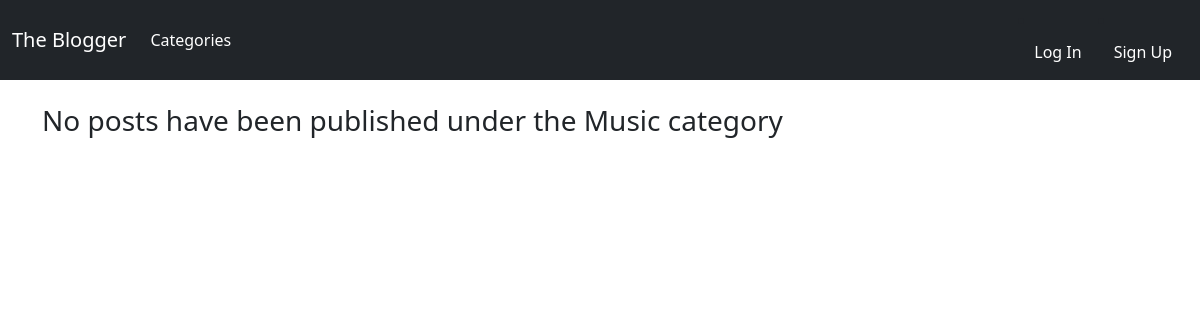
The page /category/music/ on the database as committed earlier.
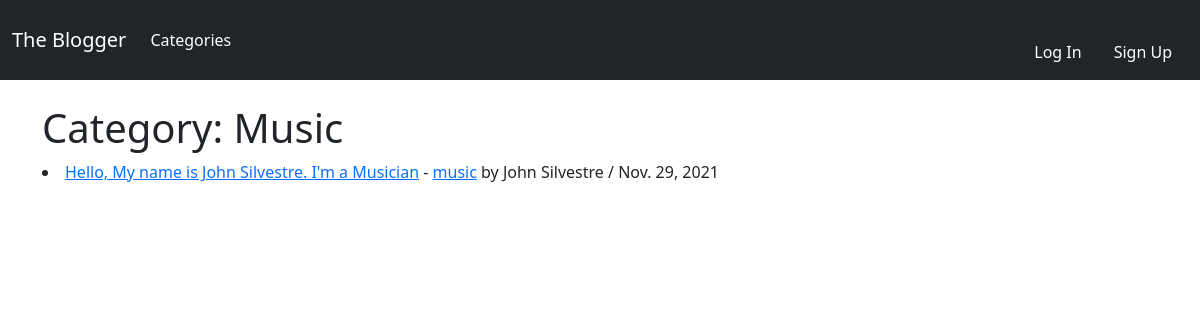
The same page on the database as committed later.
### blogfeed/models.py (models this page shows, shortened)
class Post(models.Model):
    title = models.CharField(max_length=255)
    title_tag = models.CharField(max_length=255, default="the blogger")
    post_date = models.DateField(auto_now_add=True)
    author = models.ForeignKey(User, on_delete=models.CASCADE)
    body = RichTextField(blank=True, null=True)
    date_added = models.DateTimeField(auto_now_add=True)
    category = models.CharField(max_length=255, default='uncategorized')
    likes = models.ManyToManyField(User, related_name='blog_post')

### blogfeed/views.py (the view)
# urls.py: path('category/<str:category_name>/', CategoryView, name='category'),
def CategoryView(request, category_name):
    category_posts = Post.objects.filter(
        category=category_name.replace('-', ' '))
    return render(request, 'categories.html', {'category_name': category_name.replace('-', ' ').title(), 'category_posts': category_posts})

### blogfeed/templates/categories.html (shortened to what this page needs)
{% extends 'base.html' %}
{% block content %}
{% if category_posts %}
<h1>Category: {{ category_name }}</h1>
{% for post in category_posts %}
<li>
  <a href="{% url 'post_details' post.pk %}">{{ post.title }}</a>
  -
  <a href="{% url 'category' post.category %}">{{ post.category }}</a>
  by {{ post.author.first_name }} {{ post.author.last_name }} / {{ post.post_date }}
</li>
{% endfor%}
{% else %}
<h3> No posts have been published under the {{ category_name }} category </h3>
{% endif %}
{% endblock %}

Rows that differ between the two databases and show on the page:
added Post: category "Music", title "Hello, My name is John Silvestre. I'm a Musician", category "music", author.first_name "John", author.last_name "Silvestre", post_date "Nov. 29, 2021"
Other text that changed with them:
{{ category_name }}: "Music" → (not shown)
text no longer shown: "No posts have been published under the category"
text now shown: "Category:"
